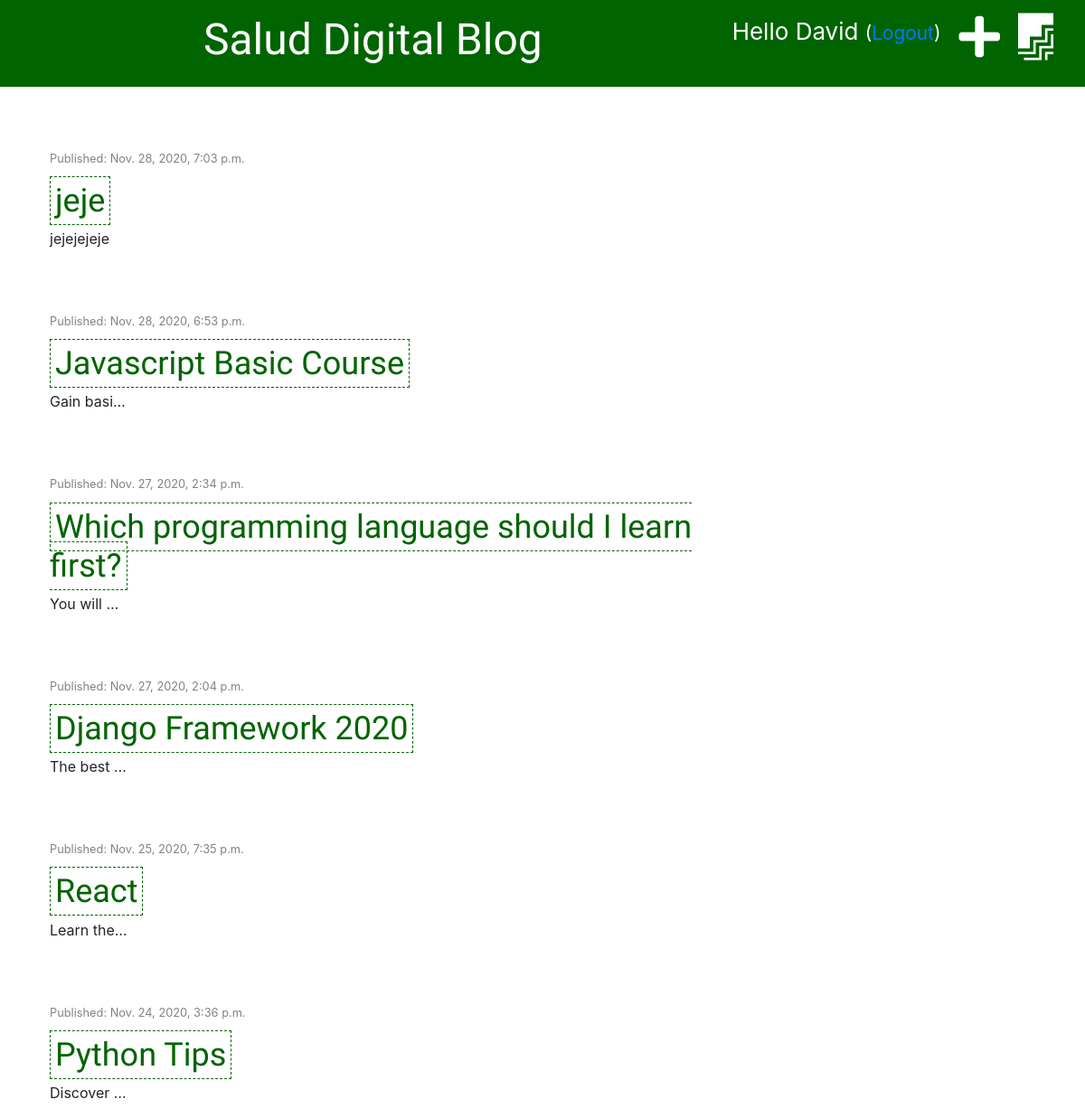
The app's page / (signed in) with its own data.
### blog/models.py (models this page shows, shortened)
class Post(models.Model):
    author = models.ForeignKey('auth.User', on_delete=models.CASCADE)
    title = models.CharField(max_length=200)
    text = models.TextField()
    date = models.DateTimeField(default=timezone.now)
    published_date = models.DateTimeField(blank=True, null=True)

### blog/views.py (the view)
# urls.py: path('', views.post_list, name='post_list'),
def post_list(request):
    posts= Post.objects.filter(published_date__lte=timezone.now()).order_by('-published_date')
    stuff_for_frontend = {'posts': posts}
    return render(request, 'blog/post_list.html', stuff_for_frontend)

### blog/templates/blog/post_list.html (shortened to what this page needs)
{% extends 'blog/base.html' %}
{% block content %}
    {% for post in posts %}
    <div class="posts">
        <div class="date">
            <p>Published: {{post.published_date}}</p>
        </div>
        <h2><a href="{% url 'post_detail' pk=post.pk %}">{{post.title}}</a></h2>
        <p>{{post.text|truncatechars:10|linebreaksbr}}</p>
    </div>
    {% endfor %}
{% endblock %}

### blog/templates/blog/base.html (shortened to what this page needs)
{% load staticfiles %}
<!DOCTYPE html>
<html lang="en">
<head>
    <link rel="stylesheet" href="https:////stackpath.bootstrapcdn.com/bootstrap/4.5.2/css/bootstrap.min.css">
    <link rel="stylesheet" href="{% static 'css/blog.css' %}">
    <link rel="stylesheet" href="https://pro.fontawesome.com/releases/v5.10.0/css/all.css"/>
</head>
<body>
    <div class="page-header">
            {% if user.is_authenticated %}
            <a href="{% url 'post_draft_list' %}" class="top-menu"><i class="fab fa-firstdraft fa-2x"></i></a>
            <a href="{% url 'post_new' %}" class="top-menu"><i class="fas fa-plus fa-2x"></i></a>
            <p class="top-menu">Hello {{ user.username }} <small>(<a href="{% url 'logout' %}">Logout</a>)</small></p>
            {% else %}
            <a href="{% url 'login' %}" class="top-menu"><i class="fas fa-sign-in-alt fa-2x"></i></a>
            {% endif %}
            <h1><a href="{% url 'post_list' %}" >Salud Digital Blog</a></h1>
    </div>
    <div class="content container">
        <div class="row">
            <div class="col-md-8">
                {% block content %}
                {% endblock %}
            </div>
        </div>
    </div>
</body>
</html>

### blog/static/css/blog.css (style rules this page uses)
.page-header { background-color: darkgreen; padding: 15px; margin-top: 0px; }
.page-header h1, .page-header h1 a { text-align: center; color: white; font-size: 36pt; text-decoration: none; }
.content { margin-left: 40px; }
h1, h2, h3, h4 { font-family: 'Tangerine', 'Inconsolata', 'Droid Sans', serif; font-size: 36px; }
.date { color: #828282; font-size: 0.8em; }
.posts { margin-top: 70px; }
.posts h2 a { color:darkgreen; border: 1px dashed darkgreen; padding: 5px; }
.top-menu { color: white; float: right; font-size: 26px; margin-right: 20px; }

### records on screen
Post: published_date "Nov. 28, 2020, 7:03 p.m.", title "jeje", text "jejejejeje"
Post: published_date "Nov. 28, 2020, 6:53 p.m.", title "Javascript Basic Course", text "Gain basi…"
Post: published_date "Nov. 27, 2020, 2:34 p.m.", title "Which programming language should I learn first?", text "You will …"
Post: published_date "Nov. 27, 2020, 2:04 p.m.", title "Django Framework 2020", text "The best …"
Post: published_date "Nov. 25, 2020, 7:35 p.m.", title "React", text "Learn the…"
Post: published_date "Nov. 24, 2020, 3:36 p.m.", title "Python Tips", text "Discover …"

### other values on screen
{{ user.username }} "David"
